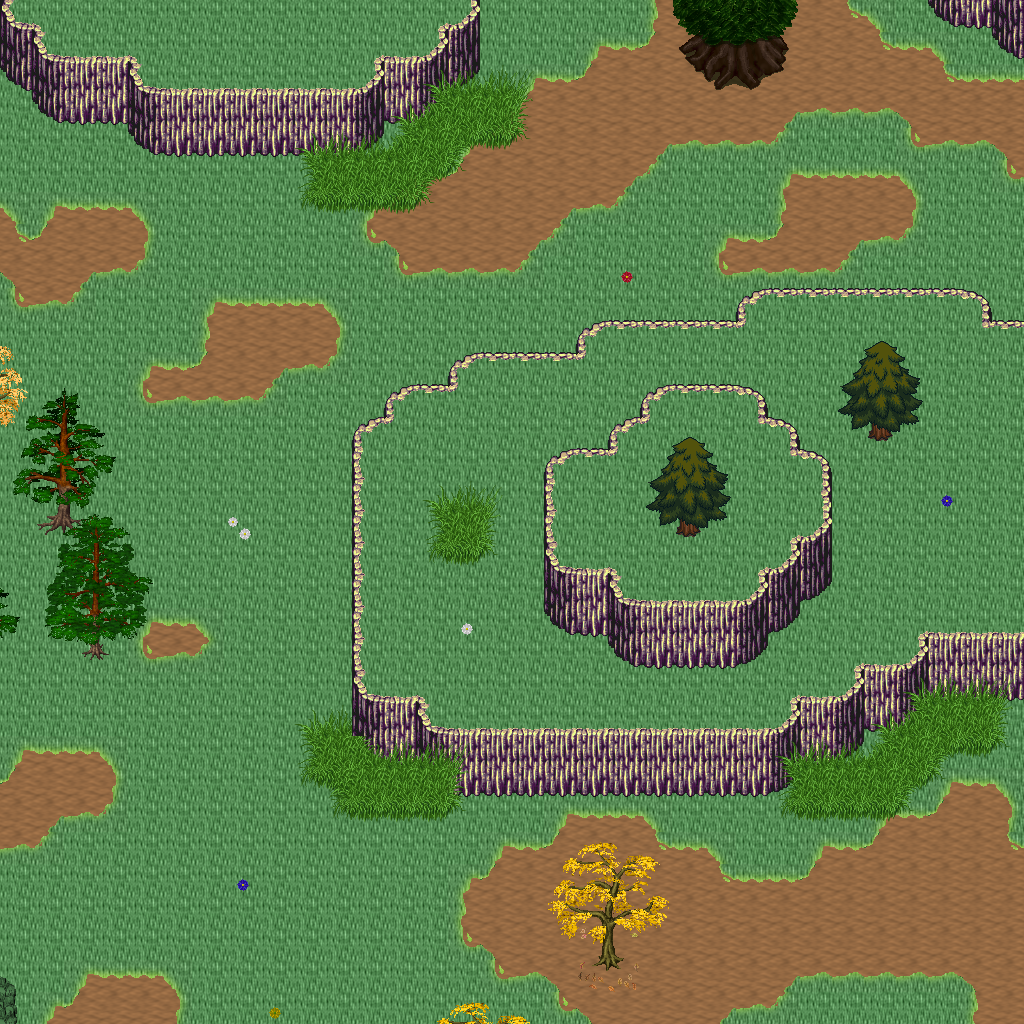

Below is a game level as drawn by its tile map, then a one-line description and the .tmx that defines it (tile-layer data replaced by summaries):
An orthogonal 32x32 tile map with 32x32 px tiles, 5 tile layers (Ground, Objects, Objects2, Above, ...), 1 hidden layer not drawn, 24 tilesets.

<map version="1.10" tiledversion="1.11.0" orientation="orthogonal" renderorder="right-down" width="32" height="32" tilewidth="32" tileheight="32" infinite="0" nextlayerid="11" nextobjectid="1">
 <tileset firstgid="1" name="logic_collision" tilewidth="32" tileheight="32" tilecount="1" columns="1">
  <image source="../drawable/logic_collision.png" width="32" height="32" />
 </tileset>
 <tileset firstgid="2" name="ground_ground" tilewidth="32" tileheight="32" tilecount="33" columns="3">
  <image source="../drawable/ground_ground.png" width="96" height="352" />
 </tileset>
 <tileset firstgid="35" name="terrain_grassland" tilewidth="32" tileheight="32" tilecount="88" columns="8">
  <image source="../drawable/terrain_grassland.png" width="256" height="352" />
 </tileset>
 <tileset firstgid="123" name="ground_grass_corners" tilewidth="32" tileheight="32" tilecount="24" columns="6">
  <image source="../drawable/ground_grass_corners.png" width="192" height="128" />
 </tileset>
 <tileset firstgid="147" name="ground_grass_edges" tilewidth="32" tileheight="32" tilecount="36" columns="12">
  <image source="../drawable/ground_grass_edges.png" width="384" height="96" />
 </tileset>
 <tileset firstgid="183" name="ground_grass_2" tilewidth="32" tileheight="32" tilecount="21" columns="3">
  <image source="../drawable/ground_grass_2.png" width="96" height="224" />
 </tileset>
 <tileset firstgid="204" name="plant_tree_tree_darkgreen" tilewidth="32" tileheight="32" tilecount="88" columns="8">
  <image source="../drawable/plant_tree_tree_darkgreen.png" width="256" height="352" />
 </tileset>
 <tileset firstgid="292" name="plant_tree_pine_tree" tilewidth="32" tileheight="32" tilecount="20" columns="4">
  <image source="../drawable/plant_tree_pine_tree.png" width="128" height="160" />
 </tileset>
 <tileset firstgid="312" name="plant_tree_pine_tree_1" tilewidth="32" tileheight="32" tilecount="20" columns="4">
  <image source="../drawable/plant_tree_pine_tree_1.png" width="128" height="160" />
 </tileset>
 <tileset firstgid="332" name="plant_tree_evergreen" tilewidth="32" tileheight="32" tilecount="36" columns="3">
  <image source="../drawable/plant_tree_evergreen.png" width="96" height="384" />
 </tileset>
 <tileset firstgid="368" name="plant_tree_fall_trees" tilewidth="32" tileheight="32" tilecount="40" columns="8">
  <image source="../drawable/plant_tree_fall_trees.png" width="256" height="160" />
 </tileset>
 <tileset firstgid="408" name="plant_flower_daisy_blue" tilewidth="32" tileheight="32" tilecount="8" columns="2">
  <image source="../drawable/plant_flower_daisy_blue.png" width="64" height="128" />
 </tileset>
 <tileset firstgid="416" name="plant_flower_daisy_red" tilewidth="32" tileheight="32" tilecount="8" columns="2">
  <image source="../drawable/plant_flower_daisy_red.png" width="64" height="128" />
 </tileset>
 <tileset firstgid="424" name="plant_flower_daisy_white" tilewidth="32" tileheight="32" tilecount="8" columns="2">
  <image source="../drawable/plant_flower_daisy_white.png" width="64" height="128" />
 </tileset>
 <tileset firstgid="432" name="plant_flower_daisy_yellow" tilewidth="32" tileheight="32" tilecount="8" columns="2">
  <image source="../drawable/plant_flower_daisy_yellow.png" width="64" height="128" />
 </tileset>
 <tileset firstgid="440" name="plant_leaves" tilewidth="32" tileheight="32" tilecount="8" columns="4">
  <image source="../drawable/plant_leaves.png" width="128" height="64" />
 </tileset>
 <tileset firstgid="448" name="logic_creature_animal" tilewidth="32" tileheight="32" tilecount="32" columns="8">
  <image source="../drawable/logic_creature_animal.png" width="256" height="128" />
 </tileset>
 <tileset firstgid="480" name="plant_flower_red_blue_clusters" tilewidth="32" tileheight="32" tilecount="4" columns="1">
  <image source="../drawable/plant_flower_red_blue_clusters.png" width="32" height="128" />
 </tileset>
 <tileset firstgid="484" name="ground_tall_grass" tilewidth="32" tileheight="32" tilecount="15" columns="5">
  <image source="../drawable/ground_tall_grass.png" width="160" height="96" />
 </tileset>
 <tileset firstgid="499" name="logic_creature_reptile" tilewidth="32" tileheight="32" tilecount="7" columns="7">
  <image source="../drawable/logic_creature_reptile.png" width="224" height="32" />
 </tileset>
 <tileset firstgid="506" name="logic_creature_fowl" tilewidth="32" tileheight="32" tilecount="6" columns="6">
  <image source="../drawable/logic_creature_fowl.png" width="192" height="32" />
 </tileset>
 <tileset firstgid="512" name="plant_bush_berried" tilewidth="32" tileheight="32" tilecount="60" columns="5">
  <image source="../drawable/plant_bush_berried.png" width="160" height="384" />
 </tileset>
 <tileset firstgid="572" name="plant_bushes_and_trees" tilewidth="32" tileheight="32" tilecount="144" columns="16">
  <image source="../drawable/plant_bushes_and_trees.png" width="512" height="289" />
 </tileset>
 <tileset firstgid="716" name="plant_bush_leafy" tilewidth="32" tileheight="32" tilecount="48" columns="8">
  <image source="../drawable/plant_bush_leafy.png" width="256" height="192" />
 </tileset>
 <layer id="1" name="Ground" width="32" height="32">
  <data>[1024 cells, 1024 non-empty, 2 distinct tile ids]</data>
 </layer>
 <layer id="2" name="Objects" width="32" height="32">
  <data>[1024 cells, 365 non-empty, 48 distinct tile ids]</data>
 </layer>
 <layer id="3" name="Objects2" width="32" height="32">
  <data>[1024 cells, 88 non-empty, 17 distinct tile ids]</data>
 </layer>
 <layer id="4" name="Above" width="32" height="32">
  <data>[1024 cells, 96 non-empty, 50 distinct tile ids]</data>
 </layer>
 <layer id="5" name="Above2" width="32" height="32">
  <data>[1024 cells, 20 non-empty, 20 distinct tile ids]</data>
 </layer>
 <layer id="6" name="Walkable" width="32" height="32" visible="0">
  <data>[1024 cells, 343 non-empty, 1 distinct tile ids]</data>
 </layer>
 <objectgroup id="7" name="Mapevents" />
 <objectgroup id="8" name="Spawn" />
 <objectgroup id="9" name="Keys" />
 <objectgroup id="10" name="Replace" />
</map>
